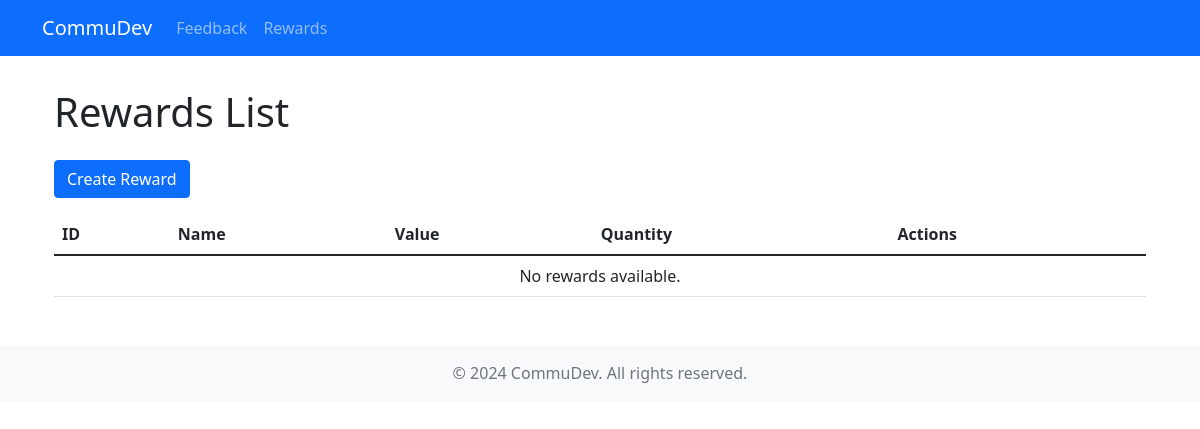
The page /rewards/ on the database as committed earlier.
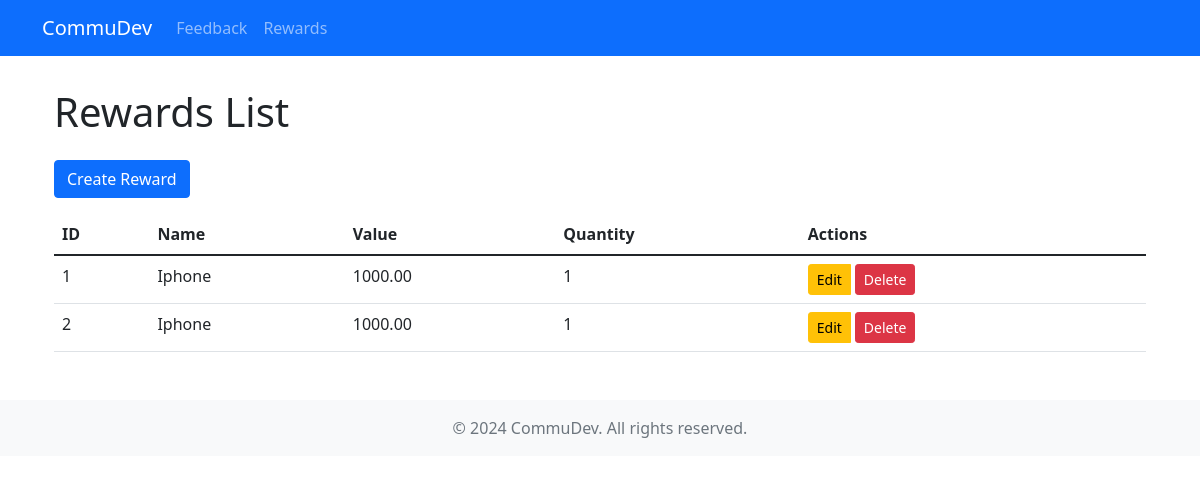
The same page on the database as committed later.
### rewards/models.py (models this page shows, shortened)
class Reward(models.Model):
    reward_id = models.AutoField(primary_key=True)
    value = models.DecimalField(max_digits=10, decimal_places=2)
    quantity = models.PositiveIntegerField()
    name = models.CharField(max_length=100)
    created_at = models.DateTimeField(auto_now_add=True)
    user = models.ForeignKey(
        settings.AUTH_USER_MODEL,
        on_delete=models.CASCADE,
        related_name='rewards',
        null=True,  # Allow null for existing records
        blank=True  # Make it optional in forms
    )

### rewards/views.py (the view)
# urls.py: path('', views.RewardListView.as_view(), name='reward-list'),
class RewardListView(generic.ListView):
    model = Reward
    template_name = 'rewards/list.html'
    context_object_name = 'rewards'

### rewards/templates/rewards/list.html (shortened to what this page needs)
{% extends 'base.html' %}
{% block content %}
<div class="container mt-4">
    <h1 class="mb-4">Rewards List</h1>
    <a href="{% url 'reward-create' %}" class="btn btn-primary mb-3">Create Reward</a>
    <table class="table">
        <thead>
            <tr>
                <th>ID</th>
                <th>Name</th>
                <th>Value</th>
                <th>Quantity</th>
                <th>Actions</th>
            </tr>
        </thead>
        <tbody>
            {% for reward in rewards %}
            <tr>
                <td>{{ reward.reward_id }}</td>
                <td>{{ reward.name }}</td>
                <td>{{ reward.value }}</td>
                <td>{{ reward.quantity }}</td>
                <td>
                    <div class="btn-group" role="group">
                        <a href="{% url 'reward-edit' reward.reward_id %}" class="btn btn-warning btn-sm">Edit</a>
                        <form action="{% url 'reward-delete' reward.reward_id %}" method="post" class="d-inline">
                            <button type="submit" class="btn btn-danger btn-sm" onclick="return confirm('Are you sure you want to delete this reward?')">Delete</button>
                        </form>
                    </div>
                </td>
            </tr>
            {% empty %}
            <tr>
                <td colspan="5" class="text-center">No rewards available.</td>
            </tr>
            {% endfor %}
        </tbody>
    </table>
</div>
{% endblock %}

Rows that differ between the two databases and show on the page:
added Reward: reward_id "1", name "Iphone", value "1000.00", quantity "1"
added Reward: reward_id "2", name "Iphone", value "1000.00", quantity "1"
Other text that changed with them:
text no longer shown: "No rewards available."
